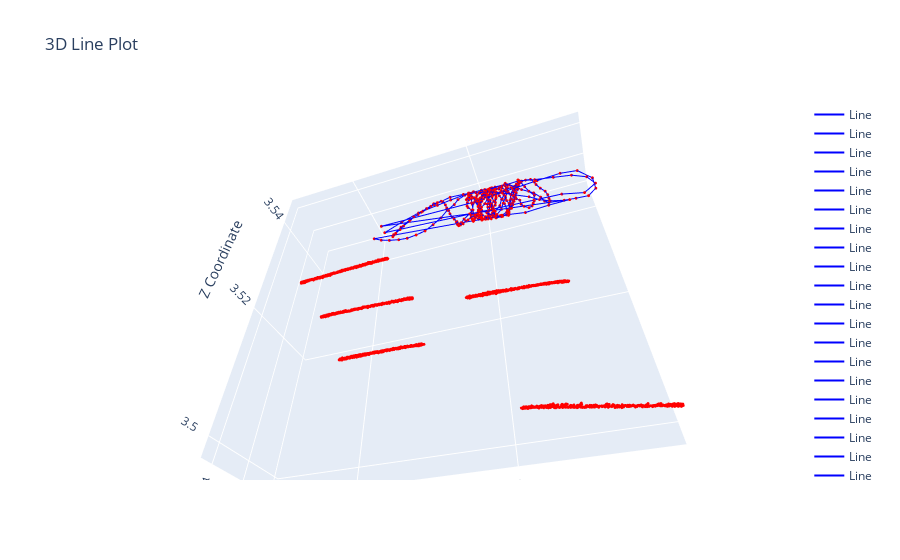

This figure's notebook cell:
### Code cell
coords = np.array(ball3d)  # Update this line based on your actual data
coords_sticker = np.array([x for p in sticker3d for x in p.values()])
# Create line connections between sequential points
connections = [[a, b] for a, b in zip(range(len(coords)-1), range(1, len(coords)))]
coords = np.concatenate([coords, coords_sticker], 0)
print(coords.shape)
# Calculate max range to set equal axes
x_range = [coords[:, 0].min(), coords[:, 0].max()]
y_range = [coords[:, 1].min(), coords[:, 1].max()]
z_range = [coords[:, 2].min(), coords[:, 2].max()]

# Find the maximum range
max_range = max(x_range[1] - x_range[0], y_range[1] - y_range[0], z_range[1] - z_range[0])

# Calculate the mid points for each axis
x_mid = sum(x_range) / 2
y_mid = sum(y_range) / 2
z_mid = sum(z_range) / 2

# Set the range for each axis to be the max range centered around the mid point
x_range = [x_mid - max_range / 2, x_mid + max_range / 2]
y_range = [y_mid - max_range / 2, y_mid + max_range / 2]
z_range = [z_mid - max_range / 2, z_mid + max_range / 2]

# Create the figure object
fig = go.Figure()

# Add lines between connected points
for conn in connections:
    fig.add_trace(go.Scatter3d(
        x=[coords[conn[0], 0], coords[conn[1], 0]],
        y=[coords[conn[0], 1], coords[conn[1], 1]],
        z=[coords[conn[0], 2], coords[conn[1], 2]],
        mode='lines',
        line=dict(color='blue', width=2),
        name='Line'
    ))

# Add markers for each point
fig.add_trace(go.Scatter3d(
    x=coords[:, 0],
    y=coords[:, 1],
    z=coords[:, 2],
    mode='markers',
    marker=dict(size=1, color='red'),
    name='Points'
))

# Update plot appearance
fig.update_layout(
    title="3D Line Plot",
    scene=dict(
        xaxis_title='X Coordinate',
        yaxis_title='Y Coordinate',
        zaxis_title='Z Coordinate',
        xaxis=dict(range=x_range, autorange=False),
        yaxis=dict(range=y_range, autorange=False),
        zaxis=dict(range=z_range, autorange=False),
        aspectmode='manual'
        #,
        #aspectratio=dict(x=1, y=1, z=1)
    )
)

# Show the plot
fig.show()
